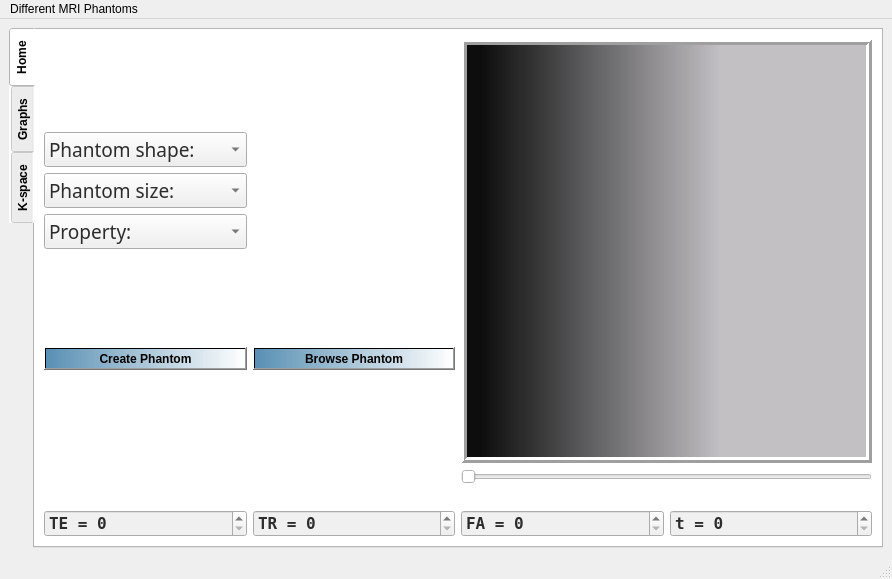
<?xml version="1.0" encoding="UTF-8"?>
<ui version="4.0">
 <class>MainWindow</class>
 <widget class="QMainWindow" name="MainWindow">
  <property name="geometry">
   <rect>
    <x>0</x>
    <y>0</y>
    <width>892</width>
    <height>579</height>
   </rect>
  </property>
  <property name="windowTitle">
   <string>MainWindow</string>
  </property>
  <widget class="QWidget" name="centralwidget">
   <layout class="QGridLayout" name="gridLayout">
    <item row="1" column="1">
     <widget class="QTabWidget" name="tabWidget">
      <property name="font">
       <font>
        <pointsize>9</pointsize>
        <weight>75</weight>
        <italic>false</italic>
        <bold>true</bold>
       </font>
      </property>
      <property name="autoFillBackground">
       <bool>false</bool>
      </property>
      <property name="styleSheet">
       <string notr="true">background-color:rgb(255, 255, 255)</string>
      </property>
      <property name="tabPosition">
       <enum>QTabWidget::West</enum>
      </property>
      <property name="tabShape">
       <enum>QTabWidget::Rounded</enum>
      </property>
      <property name="currentIndex">
       <number>0</number>
      </property>
      <property name="elideMode">
       <enum>Qt::ElideNone</enum>
      </property>
      <widget class="QWidget" name="tab">
       <attribute name="title">
        <string>Home</string>
       </attribute>
       <layout class="QGridLayout" name="gridLayout_2">
        <item row="10" column="3">
         <widget class="QSpinBox" name="time_span">
          <property name="font">
           <font>
            <family>NSimSun</family>
            <pointsize>12</pointsize>
            <weight>75</weight>
            <bold>true</bold>
           </font>
          </property>
          <property name="styleSheet">
           <string notr="true">background-color:rgb(240, 240, 240);color: rgb(44, 44, 44)</string>
          </property>
          <property name="prefix">
           <string>t = </string>
          </property>
          <property name="maximum">
           <number>2000</number>
          </property>
         </widget>
        </item>
        <item row="10" column="0">
         <widget class="QSpinBox" name="TE">
          <property name="font">
           <font>
            <family>NSimSun</family>
            <pointsize>12</pointsize>
            <weight>75</weight>
            <bold>true</bold>
           </font>
          </property>
          <property name="styleSheet">
           <string notr="true">background-color:rgb(240, 240, 240);color: rgb(44, 44, 44)</string>
          </property>
          <property name="suffix">
           <string/>
          </property>
          <property name="prefix">
           <string>TE = </string>
          </property>
          <property name="maximum">
           <number>2000</number>
          </property>
         </widget>
        </item>
        <item row="8" column="2" colspan="2">
         <spacer name="horizontalSpacer_3">
          <property name="orientation">
           <enum>Qt::Horizontal</enum>
          </property>
          <property name="sizeHint" stdset="0">
           <size>
            <width>40</width>
            <height>20</height>
           </size>
          </property>
         </spacer>
        </item>
        <item row="10" column="2">
         <widget class="QSpinBox" name="FA">
          <property name="font">
           <font>
            <family>NSimSun</family>
            <pointsize>12</pointsize>
            <weight>75</weight>
            <bold>true</bold>
           </font>
          </property>
          <property name="styleSheet">
           <string notr="true">background-color:rgb(240, 240, 240);color: rgb(44, 44, 44)</string>
          </property>
          <property name="prefix">
           <string>FA = </string>
          </property>
          <property name="maximum">
           <number>360</number>
          </property>
         </widget>
        </item>
        <item row="10" column="1">
         <widget class="QSpinBox" name="TR">
          <property name="font">
           <font>
            <family>NSimSun</family>
            <pointsize>12</pointsize>
            <weight>75</weight>
            <bold>true</bold>
           </font>
          </property>
          <property name="styleSheet">
           <string notr="true">background-color:rgb(240, 240, 240);color: rgb(44, 44, 44)</string>
          </property>
          <property name="prefix">
           <string>TR = </string>
          </property>
          <property name="maximum">
           <number>2000</number>
          </property>
         </widget>
        </item>
        <item row="0" column="2" rowspan="7" colspan="2">
         <widget class="QLabel" name="label">
          <property name="sizePolicy">
           <sizepolicy hsizetype="Ignored" vsizetype="Ignored">
            <horstretch>0</horstretch>
            <verstretch>0</verstretch>
           </sizepolicy>
          </property>
          <property name="cursor">
           <cursorShape>CrossCursor</cursorShape>
          </property>
          <property name="styleSheet">
           <string notr="true">background-color:qlineargradient(spread:repeat, x1:0, y1:0, x2:1, y2:0, stop:0.0497512 rgba(0, 0, 0, 242), stop:0.631841 rgba(191, 189, 193, 245))</string>
          </property>
          <property name="frameShape">
           <enum>QFrame::Box</enum>
          </property>
          <property name="frameShadow">
           <enum>QFrame::Raised</enum>
          </property>
          <property name="lineWidth">
           <number>3</number>
          </property>
          <property name="midLineWidth">
           <number>0</number>
          </property>
          <property name="text">
           <string/>
          </property>
          <property name="textFormat">
           <enum>Qt::AutoText</enum>
          </property>
          <property name="scaledContents">
           <bool>true</bool>
          </property>
         </widget>
        </item>
        <item row="7" column="2" colspan="2">
         <widget class="QSlider" name="horizontalSlider">
          <property name="orientation">
           <enum>Qt::Horizontal</enum>
          </property>
         </widget>
        </item>
        <item row="5" column="1">
         <widget class="QPushButton" name="pushButton_2">
          <property name="font">
           <font>
            <pointsize>9</pointsize>
            <weight>75</weight>
            <bold>true</bold>
           </font>
          </property>
          <property name="cursor">
           <cursorShape>PointingHandCursor</cursorShape>
          </property>
          <property name="styleSheet">
           <string notr="true">background-color:qlineargradient(spread:pad, x1:0, y1:0, x2:1, y2:0, stop:0 rgba(60, 124, 166, 217), stop:1 rgba(255, 255, 255, 255))</string>
          </property>
          <property name="text">
           <string>Browse Phantom</string>
          </property>
          <property name="icon">
           <iconset>
            <normaloff>search-512.png</normaloff>search-512.png</iconset>
          </property>
          <property name="iconSize">
           <size>
            <width>35</width>
            <height>35</height>
           </size>
          </property>
         </widget>
        </item>
        <item row="5" column="0">
         <widget class="QPushButton" name="pushButton">
          <property name="font">
           <font>
            <pointsize>9</pointsize>
            <weight>75</weight>
            <bold>true</bold>
            <underline>false</underline>
            <strikeout>false</strikeout>
            <kerning>true</kerning>
           </font>
          </property>
          <property name="cursor">
           <cursorShape>PointingHandCursor</cursorShape>
          </property>
          <property name="styleSheet">
           <string notr="true">background-color:qlineargradient(spread:pad, x1:0, y1:0, x2:1, y2:0, stop:0 rgba(60, 124, 166, 217), stop:1 rgba(255, 255, 255, 255))</string>
          </property>
          <property name="text">
           <string>Create Phantom</string>
          </property>
          <property name="icon">
           <iconset>
            <normaloff>img_172965.png</normaloff>img_172965.png</iconset>
          </property>
          <property name="iconSize">
           <size>
            <width>35</width>
            <height>35</height>
           </size>
          </property>
          <property name="autoDefault">
           <bool>false</bool>
          </property>
          <property name="default">
           <bool>false</bool>
          </property>
          <property name="flat">
           <bool>false</bool>
          </property>
         </widget>
        </item>
        <item row="1" column="0">
         <widget class="QComboBox" name="comboBox">
          <property name="sizePolicy">
           <sizepolicy hsizetype="Preferred" vsizetype="Fixed">
            <horstretch>0</horstretch>
            <verstretch>0</verstretch>
           </sizepolicy>
          </property>
          <property name="font">
           <font>
            <family>Baskerville Old Face</family>
            <pointsize>14</pointsize>
            <weight>50</weight>
            <bold>false</bold>
           </font>
          </property>
          <property name="styleSheet">
           <string notr="true">background-color:rgb(240, 240, 240);color: rgb(44, 44, 44)</string>
          </property>
          <item>
           <property name="text">
            <string>Phantom shape:</string>
           </property>
          </item>
          <item>
           <property name="text">
            <string>Shepp-Logan</string>
           </property>
          </item>
          <item>
           <property name="text">
            <string>Phantom 1</string>
           </property>
          </item>
          <item>
           <property name="text">
            <string>phantom 2</string>
           </property>
          </item>
         </widget>
        </item>
        <item row="2" column="0">
         <widget class="QComboBox" name="comboBox_3">
          <property name="font">
           <font>
            <family>Baskerville Old Face</family>
            <pointsize>14</pointsize>
            <weight>50</weight>
            <bold>false</bold>
           </font>
          </property>
          <property name="styleSheet">
           <string notr="true">background-color:rgb(240, 240, 240);color: rgb(44, 44, 44)</string>
          </property>
          <property name="currentText">
           <string>Phantom size:</string>
          </property>
          <item>
           <property name="text">
            <string>Phantom size:</string>
           </property>
          </item>
          <item>
           <property name="text">
            <string>128</string>
           </property>
          </item>
          <item>
           <property name="text">
            <string>256</string>
           </property>
          </item>
          <item>
           <property name="text">
            <string>512</string>
           </property>
          </item>
         </widget>
        </item>
        <item row="3" column="0">
         <widget class="QComboBox" name="comboBox_2">
          <property name="font">
           <font>
            <family>Baskerville Old Face</family>
            <pointsize>14</pointsize>
            <weight>50</weight>
            <bold>false</bold>
           </font>
          </property>
          <property name="styleSheet">
           <string notr="true">background-color:rgb(240, 240, 240);color: rgb(44, 44, 44)</string>
          </property>
          <item>
           <property name="text">
            <string>Property:</string>
           </property>
          </item>
          <item>
           <property name="text">
            <string>T1</string>
           </property>
          </item>
          <item>
           <property name="text">
            <string>T2</string>
           </property>
          </item>
          <item>
           <property name="text">
            <string>PD</string>
           </property>
          </item>
         </widget>
        </item>
       </layout>
      </widget>
      <widget class="QWidget" name="tab_2">
       <attribute name="title">
        <string>Graphs</string>
       </attribute>
       <layout class="QGridLayout" name="gridLayout_3">
        <item row="2" column="1" colspan="3">
         <spacer name="horizontalSpacer">
          <property name="orientation">
           <enum>Qt::Horizontal</enum>
          </property>
          <property name="sizeHint" stdset="0">
           <size>
            <width>40</width>
            <height>20</height>
           </size>
          </property>
         </spacer>
        </item>
        <item row="3" column="1" colspan="3">
         <spacer name="horizontalSpacer_2">
          <property name="orientation">
           <enum>Qt::Horizontal</enum>
          </property>
          <property name="sizeHint" stdset="0">
           <size>
            <width>40</width>
            <height>20</height>
           </size>
          </property>
         </spacer>
        </item>
        <item row="0" column="4">
         <spacer name="verticalSpacer_3">
          <property name="orientation">
           <enum>Qt::Vertical</enum>
          </property>
          <property name="sizeHint" stdset="0">
           <size>
            <width>20</width>
            <height>40</height>
           </size>
          </property>
         </spacer>
        </item>
        <item row="0" column="0">
         <spacer name="verticalSpacer_2">
          <property name="orientation">
           <enum>Qt::Vertical</enum>
          </property>
          <property name="sizeHint" stdset="0">
           <size>
            <width>20</width>
            <height>40</height>
           </size>
          </property>
         </spacer>
        </item>
        <item row="0" column="1">
         <widget class="QGraphicsView" name="T1">
          <property name="styleSheet">
           <string notr="true">background-color: rgb(0, 0, 0);</string>
          </property>
         </widget>
        </item>
        <item row="0" column="2">
         <spacer name="verticalSpacer">
          <property name="orientation">
           <enum>Qt::Vertical</enum>
          </property>
          <property name="sizeHint" stdset="0">
           <size>
            <width>20</width>
            <height>40</height>
           </size>
          </property>
         </spacer>
        </item>
        <item row="0" column="3">
         <widget class="QGraphicsView" name="T2">
          <property name="styleSheet">
           <string notr="true">background-color: rgb(0, 0, 0);</string>
          </property>
         </widget>
        </item>
        <item row="1" column="1" colspan="3">
         <spacer name="horizontalSpacer_4">
          <property name="orientation">
           <enum>Qt::Horizontal</enum>
          </property>
          <property name="sizeHint" stdset="0">
           <size>
            <width>40</width>
            <height>20</height>
           </size>
          </property>
         </spacer>
        </item>
       </layout>
      </widget>
      <widget class="QWidget" name="tab_5">
       <attribute name="title">
        <string>K-space</string>
       </attribute>
       <layout class="QHBoxLayout" name="horizontalLayout">
        <item>
         <widget class="QLabel" name="label_2">
          <property name="sizePolicy">
           <sizepolicy hsizetype="Ignored" vsizetype="Ignored">
            <horstretch>0</horstretch>
            <verstretch>0</verstretch>
           </sizepolicy>
          </property>
          <property name="frameShape">
           <enum>QFrame::Box</enum>
          </property>
          <property name="frameShadow">
           <enum>QFrame::Sunken</enum>
          </property>
          <property name="text">
           <string/>
          </property>
          <property name="scaledContents">
           <bool>true</bool>
          </property>
         </widget>
        </item>
        <item>
         <widget class="QPushButton" name="pushButton_3">
          <property name="sizePolicy">
           <sizepolicy hsizetype="Preferred" vsizetype="Fixed">
            <horstretch>0</horstretch>
            <verstretch>0</verstretch>
           </sizepolicy>
          </property>
          <property name="font">
           <font>
            <pointsize>12</pointsize>
            <weight>75</weight>
            <italic>false</italic>
            <bold>true</bold>
            <strikeout>false</strikeout>
           </font>
          </property>
          <property name="styleSheet">
           <string notr="true">background-color:qlineargradient(spread:pad, x1:0, y1:0, x2:1, y2:0, stop:0 rgba(60, 124, 166, 217), stop:1 rgba(255, 255, 255, 255))</string>
          </property>
          <property name="text">
           <string>Start</string>
          </property>
         </widget>
        </item>
        <item>
         <widget class="QLabel" name="label_3">
          <property name="sizePolicy">
           <sizepolicy hsizetype="Ignored" vsizetype="Ignored">
            <horstretch>0</horstretch>
            <verstretch>0</verstretch>
           </sizepolicy>
          </property>
          <property name="frameShape">
           <enum>QFrame::Box</enum>
          </property>
          <property name="frameShadow">
           <enum>QFrame::Sunken</enum>
          </property>
          <property name="text">
           <string/>
          </property>
          <property name="scaledContents">
           <bool>true</bool>
          </property>
         </widget>
        </item>
       </layout>
      </widget>
     </widget>
    </item>
   </layout>
  </widget>
  <widget class="QMenuBar" name="menubar">
   <property name="geometry">
    <rect>
     <x>0</x>
     <y>0</y>
     <width>892</width>
     <height>26</height>
    </rect>
   </property>
   <widget class="QMenu" name="menuShepp_Logan_phantom_and_features">
    <property name="tearOffEnabled">
     <bool>false</bool>
    </property>
    <property name="title">
     <string>Different MRI Phantoms</string>
    </property>
    <property name="separatorsCollapsible">
     <bool>false</bool>
    </property>
    <property name="toolTipsVisible">
     <bool>false</bool>
    </property>
   </widget>
   <addaction name="menuShepp_Logan_phantom_and_features"/>
  </widget>
  <widget class="QStatusBar" name="statusbar"/>
 </widget>
 <resources/>
 <connections/>
</ui>
